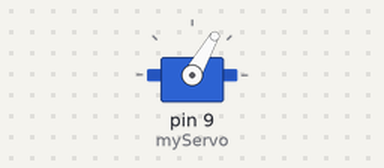
Simulated run of this sketch. Board: Arduino Uno, built with avr-gcc and run on an emulated ATmega328P. On the bench: servo.

Above: at 0.05 s.
At 4.0 s:
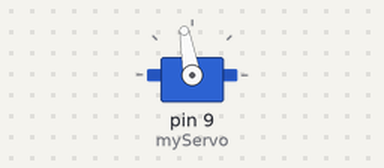
Timing chart, 0 to 5.2 s (numbered marks = the images above):
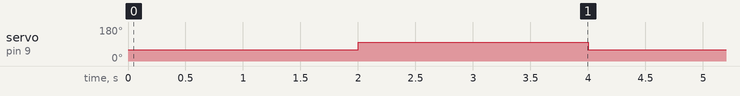

Measured:
- by itself, servo on pin 9 (myServo): alternates 100° for 2.0 s and 60° for 2.0 s

The sketch:

servo.ino
```cpp
//서보모터 사용법
#include<Servo.h>

Servo myServo;

void setup(){
  myServo.attach(9);
}

void loop(){

  myServo.write(60);
  delay(2000);
  myServo.write(100);
  delay(2000);
}
```
